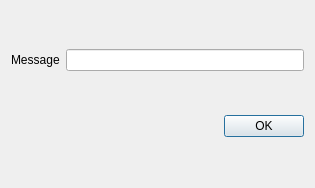
<?xml version="1.0" encoding="UTF-8"?>
<ui version="4.0">
 <class>Dialog</class>
 <widget class="QDialog" name="Dialog">
  <property name="geometry">
   <rect>
    <x>0</x>
    <y>0</y>
    <width>315</width>
    <height>188</height>
   </rect>
  </property>
  <property name="windowTitle">
   <string>Dialog</string>
  </property>
  <layout class="QVBoxLayout" name="verticalLayout">
   <item>
    <layout class="QHBoxLayout" name="horizontalLayout">
     <item>
      <widget class="QLabel" name="label">
       <property name="text">
        <string>Message</string>
       </property>
      </widget>
     </item>
     <item>
      <widget class="QLineEdit" name="lineEdit"/>
     </item>
    </layout>
   </item>
   <item>
    <widget class="QDialogButtonBox" name="buttonBox">
     <property name="standardButtons">
      <set>QDialogButtonBox::Ok</set>
     </property>
    </widget>
   </item>
  </layout>
 </widget>
 <resources/>
 <connections/>
</ui>
